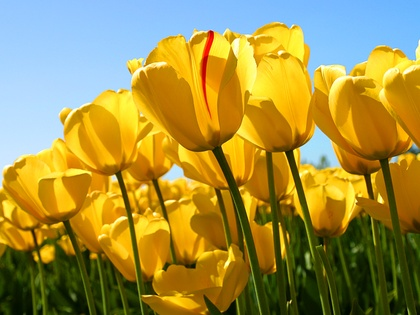
%> input picture 14_filters_2/tulips.jpg, 420 x 315 px, shrunk from 1024 x 768 before the run
$ octave gaussian.m   (GNU Octave 9; MATLAB toolbox functions it lacks are replaced by stand-ins)
%> lines starting %> are read from the running program, lines starting %| are printed output that depends on the picture
image = imnoise(rgb2gray(imread('tulips.jpg')), 'salt & pepper', 0.05);
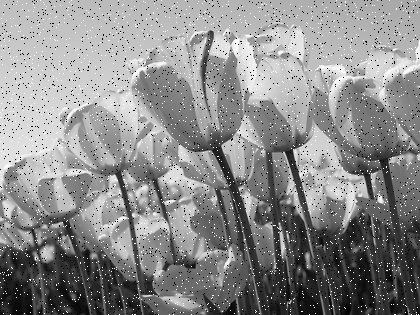
%> image: size 315x420 uint8; min 0, max 255, mean 139.4
[rows cols] = size(image);
%> rows = 315; cols = 420
kernel = [1, 2, 1; 2, 4, 2; 1, 2, 1];
d_image = double(double(image));

for i = 2:rows - 1
	for j = 2:cols - 1
		kernel = image(i - 1:i + 1, j - 1:j + 1);
		gaussian_filter(i, j) = (sum(sum(d_image(i-1:i+1, j-1:j+1) .* kernel))) / 16;
	end
end
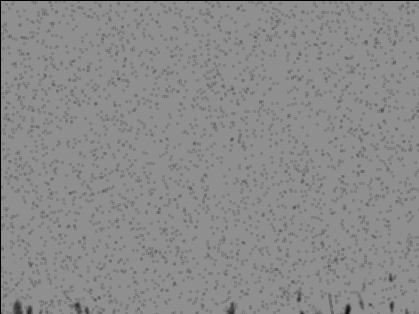
%> gaussian_filter: size 314x419 double; min 0, max 143.4, mean 138.7

figure(1)
subplot(1, 2, 1), imshow(image), title('Original'),
subplot(1, 2, 2), imshow(uint8(gaussian_filter)), title('Gaussian Filter');
